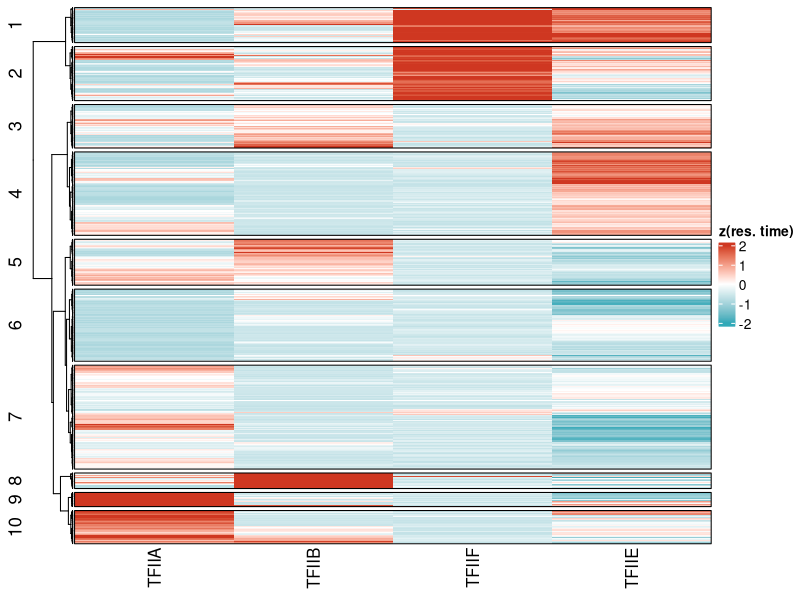
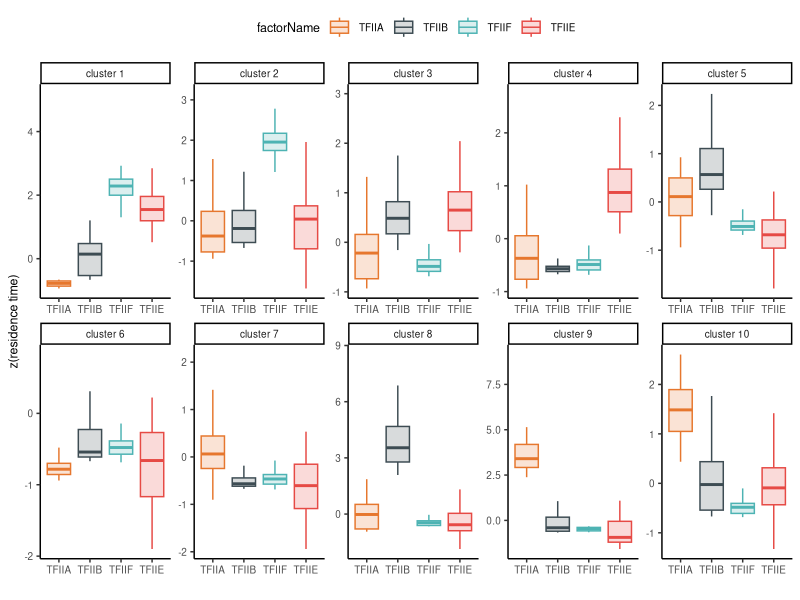

These charts were generated, in order, by the following R code:
rm(list = ls())

library(tidyverse)
library(ComplexHeatmap)
library(viridis)
library(circlize)


set.seed(42)


# upload residence time table replace <1 min with a random number between 0-1
resTimes = read.csv("data/residence_times_all.csv") %>% 
  dplyr::select(-c(peakName, TBP)) %>% 
  pivot_longer(cols = TFIIA:TFIIF, names_to = "factorName", values_to = "resTime", values_drop_na = TRUE) %>% 
  distinct()

plotResTime = resTimes %>% 
  mutate(randNum = runif(nrow(resTimes), min=0, max=1)) %>% 
  mutate(resTimesNum = ifelse(resTime == "<1", randNum, as.numeric(resTime))) %>% 
  dplyr::select(gene, factorName, resTimesNum)


###################################################
#------ heatmap clusters
###################################################
# make residence time table to be usable for heatmap
heatmapTable = plotResTime %>%
  ungroup() %>% 
  pivot_wider(names_from = factorName, values_from = resTimesNum) %>% 
  column_to_rownames(var = "gene")
naPerRow = rowSums(is.na(heatmapTable))

# filter rows with NAs in them
heatmapTableFilt = heatmapTable[naPerRow == 0,c("TFIIA", "TFIIB", "TFIIF", "TFIIE")]
genes = rownames(heatmapTableFilt)
rownames(heatmapTableFilt) = NULL

# z-score normalize the values
zHeatmap = scale(heatmapTableFilt)

col_fun = colorRamp2(c(-2, 0, 2), c("#31A9B8", "white", "#CF3721"))
# create heatmap and extract the gene names for each cluster
ht = Heatmap(zHeatmap, 
             cluster_columns = F, 
             clustering_method_rows = "ward.D", 
             name = "z(res. time)", 
             row_split = 10,
             row_gap = unit(1, "mm"), border = T, col = col_fun)
ht = draw(ht)
clusters = row_order(ht)
# extract the gene names falling into each cluster
for (i in 1:length(clusters)){
  clusterRows = clusters[[i]]
  clustGenes = genes[clusterRows]
  clustTable = data.frame(cluster = rep(i, length(clustGenes)) ,gene = clustGenes)
  if (i == 1){
    clustTableFull = clustTable
  } else {
    clustTableFull = rbind(clustTableFull, clustTable)
  }
}

# plot heatmap as box plots
plotTable = as.data.frame(zHeatmap) %>% 
  mutate(gene = genes) %>% 
  pivot_longer(!gene, names_to = "factorName", values_to = "resTime", values_drop_na = T) %>% 
  left_join(clustTableFull) %>% 
  mutate(cluster = paste0("cluster ", cluster))
plotTable$factorName = factor(plotTable$factorName, levels = c("TFIIA", "TFIIB", "TFIIF", "TFIIE"))
plotTable$cluster = factor(plotTable$cluster, levels = paste0(rep("cluster ", 10), seq(1, 10)))

p = ggplot(plotTable, aes(x = factorName, y = resTime, color = factorName, fill = factorName))
p + geom_boxplot(outlier.shape=NA, alpha = 0.2) +
  theme_classic() +
  xlab(" ") +
  ylab("z(residence time)") +
  theme(panel.background = element_rect(fill = "transparent"), # bg of the panel
        plot.background = element_rect(fill = "transparent", color = NA),
        text = element_text(size=9),
        legend.position = "top",
        panel.grid.major = element_blank(), 
        panel.grid.minor = element_blank()) +
  facet_wrap(~cluster, scales = "free", ncol = 5) + 
  scale_color_manual(values = c("#E6772E", "#3D4C53", "#4DB3B3", "#E64A45")) + 
  scale_fill_manual(values = c("#E6772E", "#3D4C53", "#4DB3B3", "#E64A45"))
#ggsave("figures/panels/figS9/heatmapClusters_boxplots.pdf", width = 17, height = 8, units = )
